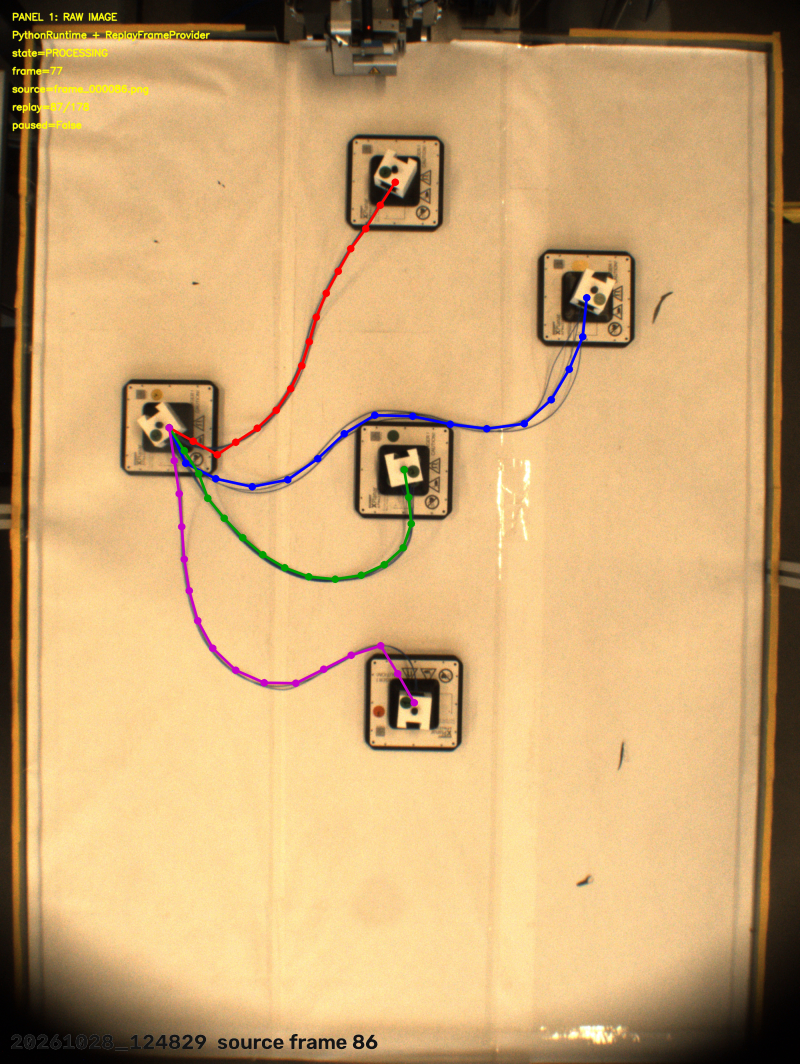
#> input picture skeleton_from_export/example/skeleton_check_20261028_124829_frame076.png, 800 x 1064 px
$ python -i rectify.py   (imports and definitions only)   (older library calls are emulated)
#> lines starting #> are read from the running program, lines starting #| are printed output that depends on the picture
#> further down, picture is the input picture: shape (1064, 800, 3); mean B, G, R 114.8, 165.8, 202.8
"""Map video pixels to metric board coordinates.

The rig: a 1680 x 1200 mm backlit board, filmed portrait (the 1680 mm edge runs
vertically in frame), 1600 x 2128 px. The board over-fills the frame -- its top
edge is cut off -- so the usual four-corner homography is not available.

Two measurements decide the approach, both in scripts/probe_board.py:

1. The camera is static. Board edges wander 2-11 px out of ~1500 over an entire
   video (0.2-0.7%), so ONE transform per video suffices; no per-frame
   stabilisation is needed. (An early eyeball estimate said the camera moved --
   it does not. What moves is the connectors.)
2. Perspective is negligible, but the board is rotated ~2.6 deg in-plane. The
   left/right edges fit lines to ~1-2 px rms, converge by only 0.0099 px/px
   (vertical vanishing point ~72 frame-heights away, i.e. effectively parallel)
   and the board width changes just 1.24% over 1900 px of frame. Over a single
   wire, spanning roughly a quarter of the board, that is ~0.3% -- below the
   perception noise. So a *similarity* transform (rotate, scale, translate) is
   used rather than a full homography.

Detecting those edges by intensity thresholding gives 15-25 px residuals and a
spurious 6% width gradient, because the backlight falls off near the bezel and
drags the threshold crossing with it. Gradient extrema are used instead.
"""

from __future__ import annotations

from dataclasses import dataclass

import cv2
import numpy as np

BOARD_W_MM = 1200.0   # horizontal in frame
BOARD_H_MM = 1680.0   # vertical in frame


@dataclass
class BoardTransform:
    """Similarity map from pixels to board millimetres.

    origin_px   bottom-left board corner, in pixels
    e_x, e_y    board axes as unit pixel vectors (e_y points up the frame)
    mm_per_px   isotropic scale
    """

    origin_px: np.ndarray
    e_x: np.ndarray
    e_y: np.ndarray
    mm_per_px: float
    residual_rms_px: float
    implied_height_mm: float

    def to_mm(self, pts_px: np.ndarray) -> np.ndarray:
        """(..., 2) pixel points -> (..., 2) board mm, origin at bottom-left."""
        d = np.asarray(pts_px, dtype=np.float64) - self.origin_px
        x = d @ self.e_x
        y = d @ self.e_y
        return np.stack([x, y], -1) * self.mm_per_px

    def to_px(self, pts_mm: np.ndarray) -> np.ndarray:
        """Inverse of `to_mm`."""
        p = np.asarray(pts_mm, dtype=np.float64) / self.mm_per_px
        return self.origin_px + p[..., :1] * self.e_x + p[..., 1:2] * self.e_y


def _fit_line_robust(u: np.ndarray, v: np.ndarray, iters: int = 5):
    """Fit v = a*u + b, trimming outliers by median absolute residual."""
    p = np.polyfit(u, v, 1)
    keep = np.ones_like(u, dtype=bool)
    for _ in range(iters):
        r = np.abs(v - np.polyval(p, u))
        keep = r < max(2.5 * float(np.median(r)), 1.0)
        if keep.sum() < 4:
            break
        p = np.polyfit(u[keep], v[keep], 1)
    rms = float((v - np.polyval(p, u))[keep].std()) if keep.sum() else float("inf")
    return p, rms


def _edge_track(grad: np.ndarray, axis_idx: np.ndarray, lo: int, hi: int,
                positive: bool, along_rows: bool):
    """Strongest gradient extremum within [lo, hi), tracked along an axis."""
    pos, strength = [], []
    for i in axis_idx:
        strip = grad[i, lo:hi] if along_rows else grad[lo:hi, i]
        j = int(np.argmax(strip) if positive else np.argmin(strip))
        pos.append(lo + j)
        strength.append(abs(float(strip[j])))
    return np.array(pos, float), np.array(strength, float)


def find_board(frame: np.ndarray, margin: int = 220) -> BoardTransform:
    """Locate the board in one frame and return the pixel->mm transform.

    Uses the left, right and bottom bezel edges. The top edge is out of frame,
    so the board's height is not measured -- it is reported back as
    `implied_height_mm` (from the bottom corners and the known 1200 mm width)
    purely as a consistency check against the true 1680 mm.
    """
#> called with margin = 220
    g = cv2.cvtColor(frame, cv2.COLOR_BGR2GRAY).astype(np.float32)
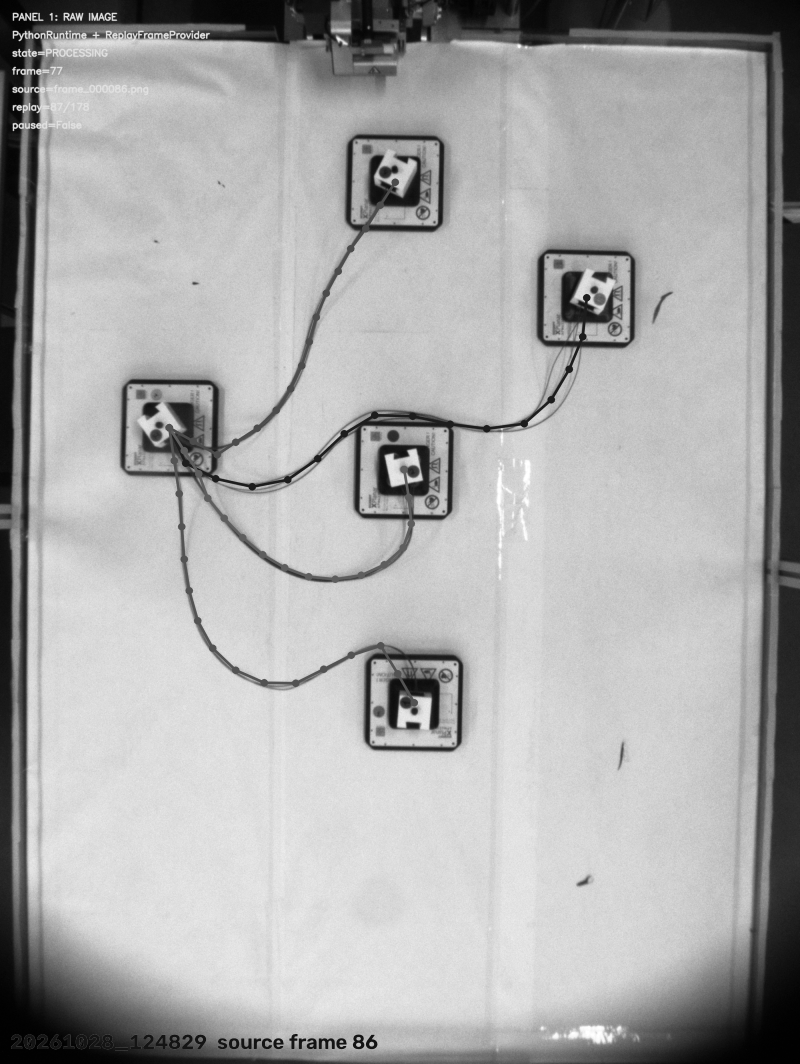
#> g: shape (1064, 800) float32; min 0, max 255, mean 171
    g = cv2.GaussianBlur(g, (0, 0), 2.0)
    h, w = g.shape
#> h = 1064; w = 800
    gx = cv2.Sobel(g, cv2.CV_32F, 1, 0, ksize=5)
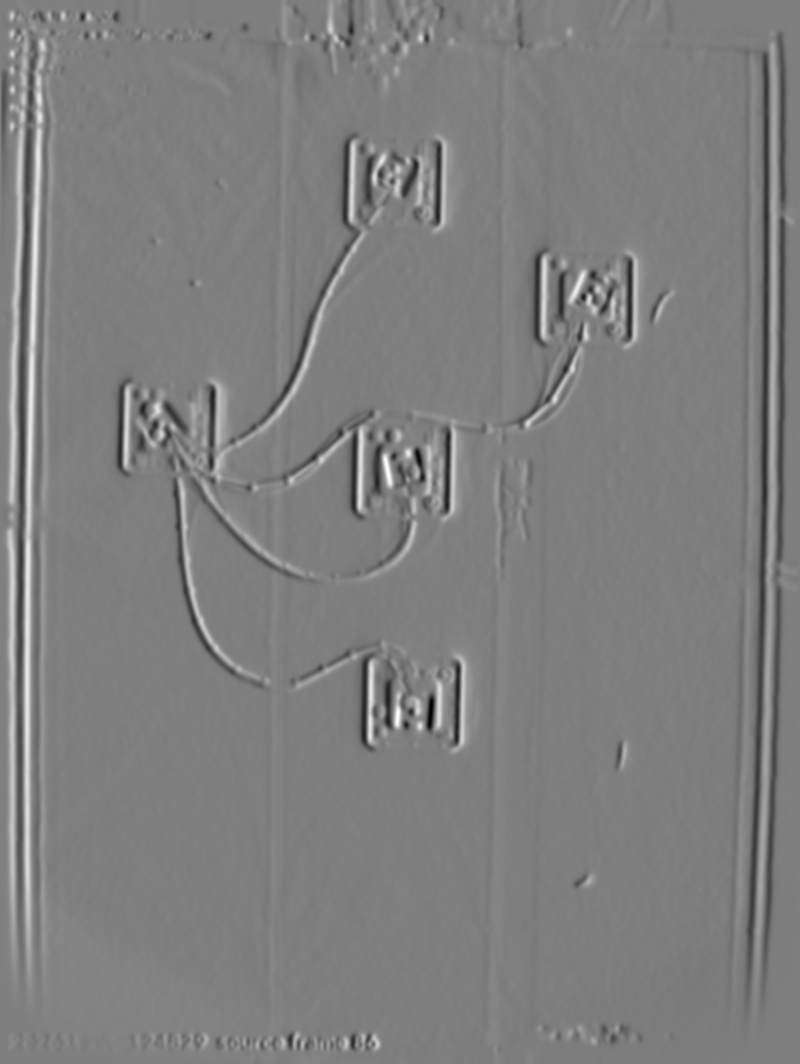
#> gx: shape (1064, 800) float32; min -4431.7, max 4447.3, mean 1.1; drawn with min black and max white
    gy = cv2.Sobel(g, cv2.CV_32F, 0, 1, ksize=5)
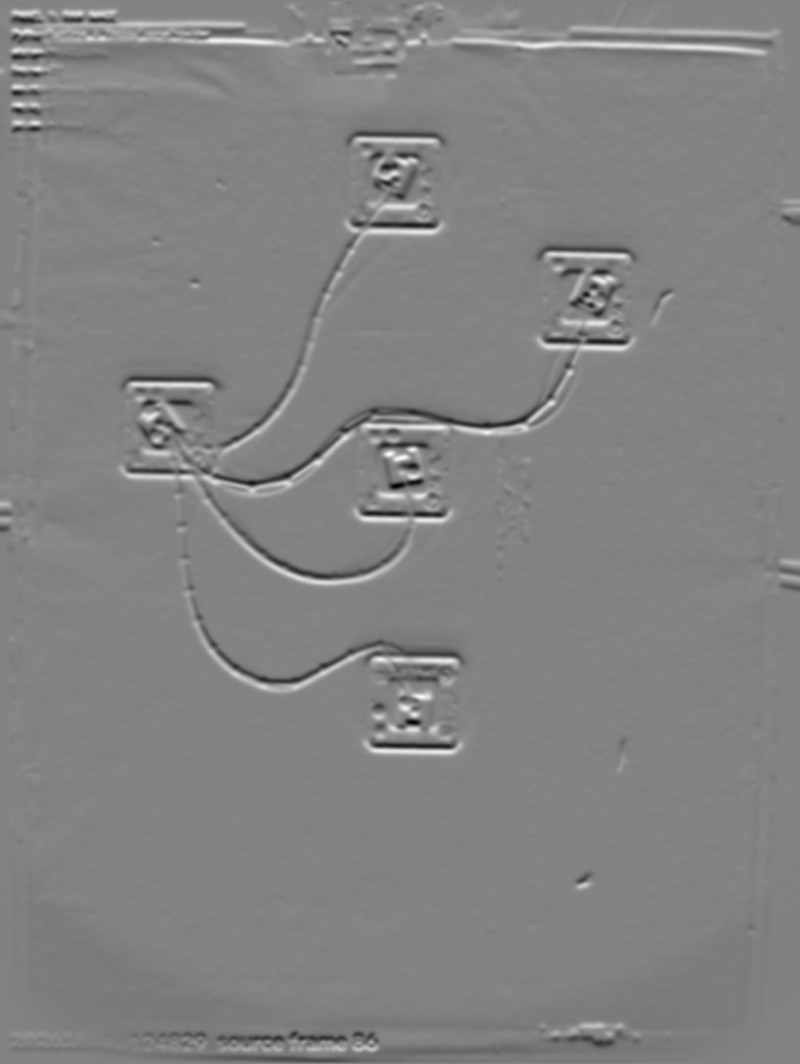
#> gy: shape (1064, 800) float32; min -4232, max 4010.8, mean 3.4; drawn with min black and max white

    rows = np.arange(int(0.07 * h), int(0.96 * h), 20)
#> rows = 48 values from 74 to 1014
    xl, sl = _edge_track(gx, rows, 0, margin, True, True)
#> the loop in _edge_track, `for i in axis_idx:` made 48 passes
#> j on passes 1 to 12: 37, 38, 39, 39, 38, 37, 37, 36, 35, 35, 34, 33
#> after the loop in _edge_track, `for i in axis_idx:`: pos = 48 values, max 151 at index 47, min 27 at index 25, mean 32.92; strength = 48 values, max 3717.3 at index 4, min 185.1 at index 47, mean 3046.7
#> xl has the same summary as pos in _edge_track; sl has the same summary as strength in _edge_track
    xr, sr = _edge_track(gx, rows, w - margin, w, False, True)
#> the loop in _edge_track (call 2), `for i in axis_idx:` made 48 passes
#> j on passes 1 to 12: 185, 186, 186, 186, 186, 186, 186, 186, 186, 186, 13, 29
#> xr = 48 values, max 766 at index 1, min 593 at index 10, mean 747.9; sr = 48 values, max 3140.1 at index 12, min 441 at index 47, mean 2332.5

    cols = np.arange(int(0.15 * w), int(0.85 * w), 20)
#> cols = 28 values from 120 to 660
    yb, sb = _edge_track(gy, cols, h - margin, h, False, False)
#> yb = 28 values, max 1060 at index 13, min 880 at index 23, mean 1037.8; sb = 28 values, max 2593.5 at index 9, min 324 at index 27, mean 1325.8

    def keep_strong(vals, strength, other=None):
        k = strength > np.percentile(strength, 25)
        return (vals[k], other[k]) if other is not None else vals[k]

    kl = sl > np.percentile(sl, 25)
    kr = sr > np.percentile(sr, 25)
    kb = sb > np.percentile(sb, 25)

    pl, rms_l = _fit_line_robust(rows[kl], xl[kl])     # x = a*y + b
#> in _fit_line_robust, `p = np.polyfit(u, v, 1)`: p = [-0.0163, 38.46]
#> in _fit_line_robust, `rms = float((v - np.polyval(p, u))[keep].std()) if keep.sum() else flo..`: rms = 1.52
#> pl = [-0.0163, 38.46]; rms_l = 1.52
    pr, rms_r = _fit_line_robust(rows[kr], xr[kr])
#> pr = [-0.0159, 769.8]; rms_r = 1.71
    pb, rms_b = _fit_line_robust(cols[kb], yb[kb])     # y = a*x + b
#> pb = [0.0571, 1023.6]; rms_b = 2.58

    # Orientation and scale come from the two vertical bezels ALONE. Taking the
    # width between their intersections with the bottom edge instead would make
    # the scale hostage to the bottom fit, which glare along the lower frame
    # makes the least reliable of the three (8-39 px rms on some videos, vs
    # 1-3 px for the verticals) -- and a tilted bottom line slides both corners
    # along the verticals, changing the measured width. The bottom edge is used
    # only to place the origin, where an error shifts all nodes equally instead
    # of rescaling them.
    def vert_dir(pv):
        d = np.array([pv[0], 1.0])          # dx/dy = a, so direction is (a, 1)
#> d = [-0.0163, 1]
        d = d / np.linalg.norm(d)
        return -d                            # point up the frame (-y in pixels)

    e_y = vert_dir(pl) + vert_dir(pr)
#> e_y = [0.0322, -2]
    e_y = e_y / np.linalg.norm(e_y)
#> e_y = [0.0161, -1]
    e_x = np.array([-e_y[1], e_y[0]])        # rotate +90 deg -> across the board
#> e_x = [1, 0.0161]

    # perpendicular width: signed offset of each line along e_x, at a common y
    y_ref = float(np.median(rows))
#> y_ref = 544
    p_left = np.array([np.polyval(pl, y_ref), y_ref])
#> p_left = [29.59, 544]
    p_right = np.array([np.polyval(pr, y_ref), y_ref])
#> p_right = [761.1, 544]
    width_px = float(abs((p_right - p_left) @ e_x))
#> width_px = 731.5
    mm_per_px = BOARD_W_MM / width_px
#> mm_per_px = 1.64

    if e_x @ (p_right - p_left) < 0:         # ensure +x runs left -> right
        e_x = -e_x

    # origin: left bezel meets the bottom bezel
    a_v, b_v = pl
#> a_v = -0.0163; b_v = 38.46
    a_b, b_b = pb
#> a_b = 0.0571; b_b = 1023.6
    denom = 1.0 - a_b * a_v
#> denom = 1
    y0 = (a_b * b_v + b_b) / denom
#> y0 = 1024.8
    bl = np.array([a_v * y0 + b_v, y0])
#> bl = [21.75, 1024.8]

    return BoardTransform(
        origin_px=bl,
        e_x=e_x,
        e_y=e_y,
        mm_per_px=mm_per_px,
        residual_rms_px=float(max(rms_l, rms_r)),   # the fit that sets the scale
        implied_height_mm=float(bl[1] * mm_per_px),
    )


_MASK_CACHE: dict = {}


def board_mask(frame: np.ndarray, tf: BoardTransform, inset_mm: float = 25.0):
    """Boolean mask of the board's interior, shrunk by `inset_mm`.

    Keeps the bezel, the dark surround and the rig hardware at the top of frame
    out of the wire segmentation, where they would otherwise dominate.
    """
    h, w = frame.shape[:2]
    # The camera is static, so this mask is the same for every frame of a clip,
    # yet it was recomputed in segment(), scene_quality(), modules_relaxed() and
    # wire_mask() -- 232 ms each time, over a 3.4 Mpixel coordinate transform.
    # Caching it on the transform's geometry turns that into a dict lookup.
    key = (h, w, round(float(tf.origin_px[0]), 3), round(float(tf.origin_px[1]), 3),
           round(float(tf.e_x[0]), 6), round(float(tf.e_x[1]), 6),
           round(float(tf.mm_per_px), 8), float(inset_mm))
    hit = _MASK_CACHE.get(key)
    if hit is not None:
        return hit
    ys, xs = np.mgrid[0:h, 0:w]
    pts = np.stack([xs.ravel(), ys.ravel()], -1).astype(np.float64)
    mm = tf.to_mm(pts).reshape(h, w, 2)
    m = ((mm[..., 0] > inset_mm) & (mm[..., 0] < BOARD_W_MM - inset_mm)
         & (mm[..., 1] > inset_mm) & (mm[..., 1] < BOARD_H_MM - inset_mm))
    if len(_MASK_CACHE) > 8:
        _MASK_CACHE.clear()
    _MASK_CACHE[key] = m
    return m

>>> import cv2
>>> picture = cv2.imread('../../../skeleton_from_export/example/skeleton_check_20261028_124829_frame076.png')
>>> result = find_board(picture)
